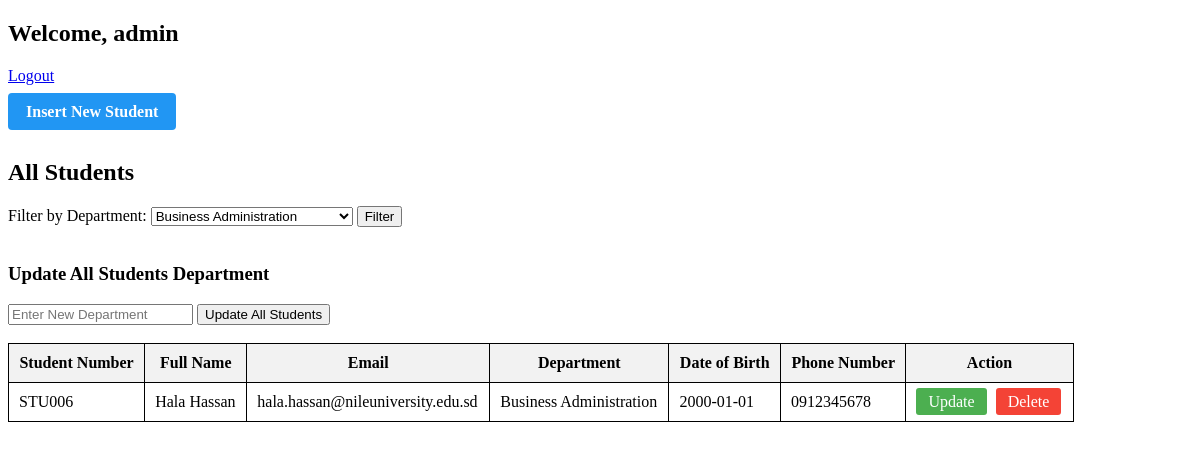
The page /Lab4/Lab4-main/admin.php?department=Business Administration (signed in) on the database its author committed.
### tables this page shows
CREATE TABLE `students` (
  `id` int(11) NOT NULL,
  `student_number` varchar(20) DEFAULT NULL,
  `full_name` varchar(100) DEFAULT NULL,
  `email` varchar(100) DEFAULT NULL,
  `department` varchar(100) DEFAULT NULL,
  `date_of_birth` date DEFAULT NULL,
  `phone_number` varchar(20) DEFAULT NULL
);

### Lab4/Lab4-main/admin.php (the view, shortened to what this page needs)
<?php
require "db_connection.php";
$current_user = $_COOKIE['username'];
$selected_department = "";
if (isset($_GET['department'])) {
    $selected_department = $_GET['department'];
}
if ($selected_department != "") {
    $stmt = mysqli_prepare(
        $connection,
        "SELECT * FROM students WHERE department = ?"
    );
    mysqli_stmt_bind_param($stmt, "s", $selected_department);
    mysqli_stmt_execute($stmt);
    $result = mysqli_stmt_get_result($stmt);
} else {
    $result = mysqli_query($connection, "SELECT * FROM students");
}
?>
<!DOCTYPE html>
<html>
<head>
</head>
<body>
<h2>Welcome, <?= htmlspecialchars($current_user) ?></h2>
<a href="logout.php">Logout</a>
<br><br>
<a href="insert.html" class="insert-btn">Insert New Student</a>
<br><br>
<h2>All Students</h2>
<form method="GET">
    <label>Filter by Department:</label>
    <select name="department">
        <?php
        $departments = [
            "Computer Science",
            "Information Technology",
            "Software Engineering",
            "Information Systems",
            "Computer Engineering",
            "Data Science",
            "Cyber Security",
            "Business Administration",
            "Artificial Intelligence",
            "Business Information Systems"
        ];
        foreach ($departments as $dept) {
            $selected = ($selected_department == $dept) ? "selected" : "";
            echo "<option value='$dept' $selected>$dept</option>";
        }
        ?>
    </select>
    <button type="submit">Filter</button>
</form>
<br>
<h3>Update All Students Department</h3>
<form method="POST">
    <input type="text" name="new_department"
           placeholder="Enter New Department" required>
    <button type="submit" name="update_all">
        Update All Students
    </button>
</form>
<br>
<table>
    <tr>
        <th>Student Number</th>
        <th>Full Name</th>
        <th>Email</th>
        <th>Department</th>
        <th>Date of Birth</th>
        <th>Phone Number</th>
        <th>Action</th>
    </tr>
<?php
while ($row = mysqli_fetch_assoc($result)) {
    echo "<tr>";
    echo "<td>{$row['student_number']}</td>";
    echo "<td>{$row['full_name']}</td>";
    echo "<td>{$row['email']}</td>";
    echo "<td>{$row['department']}</td>";
    echo "<td>{$row['date_of_birth']}</td>";
    echo "<td>{$row['phone_number']}</td>";
    echo "<td>
            <a class='edit-btn' href='update_data.php?student_number={$row['student_number']}'>Update</a>
            <a class='delete-btn'
               href='delete_student.php?student_number={$row['student_number']}'
               onclick=\"return confirm('Delete this student?');\">
               Delete
            </a>
          </td>";
    echo "</tr>";
}
?>
</table>
</body>
</html>

### Lab4/Lab4-main/admin.php (style rules this page uses)
table { border-collapse: collapse; width: 90%; }
th, td { border: 1px solid black; padding: 10px; }
th { background-color: #f2f2f2; }
.edit-btn { background-color: #4CAF50; color: white; padding: 5px 12px; text-decoration: none; border-radius: 3px; }
.insert-btn { background-color: #2196F3; color: white; padding: 10px 18px; text-decoration: none; border-radius: 4px; font-weight: bold; }
.delete-btn { background-color: #f44336; color: white; padding: 5px 12px; text-decoration: none; border-radius: 3px; margin-left: 5px; }

### rows shown on the page
students: student_number "STU006", full_name "Hala Hassan", email "hala.hassan@nileuniversity.edu.sd", department "Business Administration", date_of_birth "2000-01-01", phone_number "0912345678"

### other values the page prints
$current_user "admin"
form field department "Business Administration"
